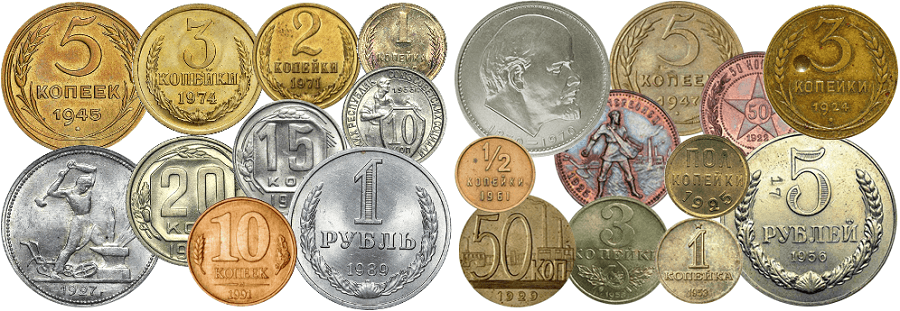
#> input picture task_11/img.png, 900 x 311 px, found by its file name
$ jupyter execute match_template.ipynb
#> lines starting #> are read from the running program, lines starting #| are printed output that depends on the picture
[cell 1]
import cv2 as cv
import numpy as np
import random

[cell 2]
img = cv.imread("img.png")
#> img is the input picture: shape (311, 900, 3); mean B, G, R 137, 164.9, 177.9
img = cv.resize(img, (int(img.shape[1] * 0.6), int(img.shape[0] * 0.6)))
#> img: shape (186, 540, 3)
template = cv.imread("template.png")
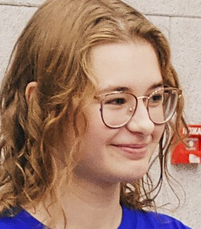
#> input picture task_14/template.png, 201 x 229 px
#> template is the input picture: shape (229, 201, 3); mean B, G, R 110.2, 127.6, 162.4
template = cv.resize(template, (int(template.shape[1] * 0.6), int(template.shape[0] * 0.6)))
#> template: shape (137, 120, 3)

[cell 3]
noise = 0
noise_changed = False
result_of_ch = np.copy(img)
result_of_matching = np.copy(img)
rotated_img = np.copy(img)
bright_size = 10
contrast_size = 10
angle_size = 0.0
scale_size = 1.0
point_list=list()
point_list.append((0, 0))
point_list.append((img.shape[1], 0))
point_list.append((img.shape[1], img.shape[0]))
point_list.append((0, img.shape[0]))
point_for_change = 0

[cell 4]
def update():
    global noise
    global noise_changed
    global result_of_ch
    global rotated_img
    global result_of_matching
    height, width = img.shape[:2]
    center = (width / 2, height / 2)
    if noise_changed:
        img_tmp = np.float64(img)
        noise_pic = np.copy(img_tmp)
        for i in range(img_tmp.shape[0]):
            for j in range(img_tmp.shape[1]):
                noise_val = random.randint(-noise, noise)
                noise_pic[i][j] = img_tmp[i][j] + noise_val
        result_of_ch = np.uint8(np.clip(noise_pic, 0, 255))
        noise_changed = False
    rotated_img = result_of_ch.copy()
    change_brightness(bright_size)
    change_contrast(contrast_size)
    rotate_matrix = cv.getRotationMatrix2D(center, angle_size, scale_size)
    rotated_img = cv.warpAffine(rotated_img, rotate_matrix, (width, height))
    matrix = cv.getPerspectiveTransform( np.float32([[0, 0], [img.shape[1], 0], [img.shape[1], img.shape[0]], [0, img.shape[0]]]), \
         np.float32(point_list))
    rotated_img = cv.warpPerspective(rotated_img, matrix, (img.shape[1], img.shape[0]), cv.INTER_CUBIC, borderMode = cv.BORDER_CONSTANT, borderValue = (0, 0, 0))

    imageGray = cv.cvtColor(rotated_img, cv.COLOR_BGR2GRAY)
    templateGray = cv.cvtColor(template, cv.COLOR_BGR2GRAY)
    result = cv.matchTemplate(imageGray, templateGray, cv.TM_CCOEFF_NORMED)
    (minVal, maxVal, minLoc, maxLoc) = cv.minMaxLoc(result)
    (startX, startY) = maxLoc
    endX = startX + template.shape[1]
    endY = startY + template.shape[0]
    result_of_matching = cv.rectangle(rotated_img, (startX, startY), (endX, endY), (255, 0, 0), 3)
    cv.imshow("result", result_of_matching)

def change_noise(val):
    global noise
    global noise_changed
    noise_changed = True
    noise = val
    update()

def change_brightness( brightness):
    global rotated_img
    if brightness != 0:
        rotated_img = cv.addWeighted(rotated_img, (255 - brightness) / 255, rotated_img, 0, brightness)

def change_contrast(contrast):
    global rotated_img
    if contrast != 0:
        f = 131 * (contrast + 127) / (127 * (131 - contrast))
        rotated_img = cv.addWeighted(rotated_img, f, rotated_img, 0, 127 * (1 - f))


def change_brightness_size(val):
    global bright_size
    bright_size = val
    update()


def change_contrast_size(val):
    global contrast_size
    contrast_size = val
    update()


def change_rotate_angle(val):
    global angle_size
    angle_size = val
    update()


def change_rotate_scale(val):
    global scale_size
    if val > 0:
        scale_size = val / 10.0
        update()


def change_point_for_changing(val):
    global point_for_change
    point_for_change = val


def change_point_x_val(val):
    global point_list
    _, old_y = point_list[point_for_change]
    point_list[point_for_change] = (val, old_y)
    update()


def change_point_y_val(val):
    global point_list
    old_x, _ = point_list[point_for_change]
    point_list[point_for_change] = (old_x, val)
    update()

[cell 5]
cv.namedWindow('Control')
cv.createTrackbar('noise', 'Control', 0, 255, change_noise)
#> slider 'noise' is set to 85
cv.createTrackbar('contrast', 'Control', 0, 128, change_contrast_size)
#> slider 'contrast' is set to 42
cv.createTrackbar('brightness', 'Control', 0, 255, change_brightness_size)
#> slider 'brightness' is set to 85
cv.createTrackbar('Angle', 'Control', 0, 90, change_rotate_angle)
#> slider 'Angle' is set to 30
cv.createTrackbar('Scale', 'Control', 10, 100, change_rotate_scale)
cv.createTrackbar('Point', 'Control', 0, 3, change_point_for_changing)
#> slider 'Point' is set to 1
cv.createTrackbar('X', 'Control', 0, img.shape[1] - 1, change_point_x_val)
#> slider 'X' is set to 100
cv.createTrackbar('Y', 'Control', 0, img.shape[0] - 1, change_point_y_val)
#> slider 'Y' is set to 61
cv.waitKey(0)
#> after the loop in update, `for i in range(img_tmp.shape[0]):`:
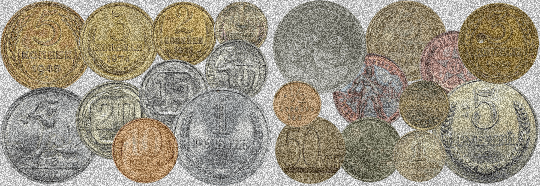
#> noise_pic: shape (186, 540, 3) float64; mean B, G, R 136.6, 164.5, 177.5; drawn with min black and max white
#> in update, `result_of_ch = np.uint8(np.clip(noise_pic, 0, 255))`:
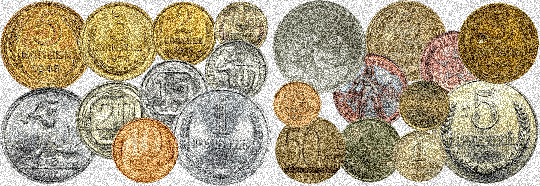
#> result_of_ch: shape (186, 540, 3); mean B, G, R 133.9, 160.5, 172.6
#> in update, `templateGray = cv.cvtColor(template, cv.COLOR_BGR2GRAY)`:
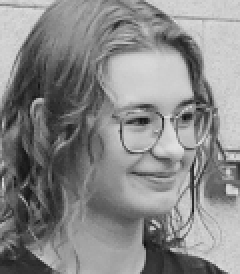
#> templateGray: shape (137, 120) (shown 2 times larger); min 11, max 225, mean 135.9
#> in update, `(minVal, maxVal, minLoc, maxLoc) = cv.minMaxLoc(result)`: minVal = -0.192; maxVal = 0.146; minLoc = (255, 46); maxLoc = (155, 0)
#> in update, `(startX, startY) = maxLoc`: startX = 155; startY = 0
#> in update, `endX = startX + template.shape[1]`: endX = 275
#> in update, `endY = startY + template.shape[0]`: endY = 137
#> in update (call 2), `imageGray = cv.cvtColor(rotated_img, cv.COLOR_BGR2GRAY)`:
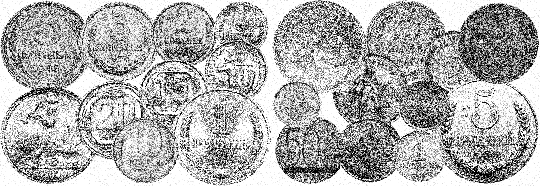
#> imageGray: shape (186, 540); min 0, max 255, mean 175.2
#> in update (call 2), `(minVal, maxVal, minLoc, maxLoc) = cv.minMaxLoc(result)`: minVal = -0.171; maxVal = 0.132; maxLoc = (154, 0)
#> in update (call 2), `(startX, startY) = maxLoc`: startX = 154
#> in update (call 2), `endX = startX + template.shape[1]`: endX = 274
#> in update (call 2), `result_of_matching = cv.rectangle(rotated_img, (startX, startY), (endX..`:
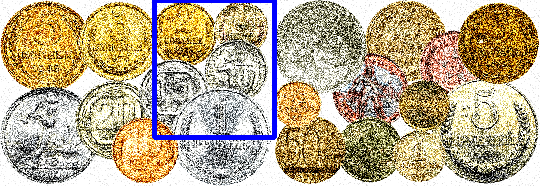
#> result_of_matching: shape (186, 540, 3); mean B, G, R 140.7, 169.9, 184.9
#> call 3 of change_brightness, with brightness = 85
#> in change_brightness (call 3), `rotated_img = cv.addWeighted(rotated_img, (255 - brightness) / 255, ro..`:
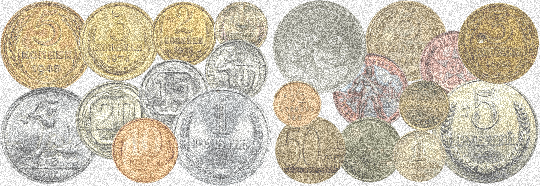
#> rotated_img: shape (186, 540, 3); mean B, G, R 174.3, 192, 200.1
#> in update (call 3), `imageGray = cv.cvtColor(rotated_img, cv.COLOR_BGR2GRAY)`:
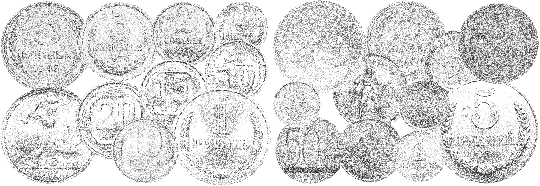
#> imageGray: shape (186, 540); min 45, max 255, mean 217.9
#> in update (call 3), `result = cv.matchTemplate(imageGray, templateGray, cv.TM_CCOEFF_NORMED)`:
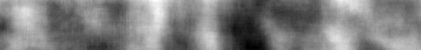
#> result: shape (50, 421) float32; min -0.147, max 0.118, mean -0.0149; drawn with min black and max white
#> in update (call 3), `(minVal, maxVal, minLoc, maxLoc) = cv.minMaxLoc(result)`: minVal = -0.147; maxVal = 0.118; minLoc = (247, 47)
#> in update (call 3), `result_of_matching = cv.rectangle(rotated_img, (startX, startY), (endX..`:
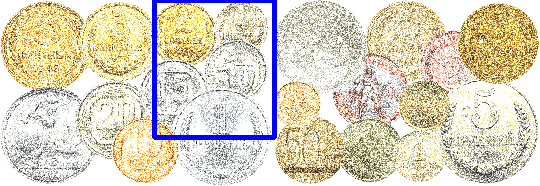
#> result_of_matching: shape (186, 540, 3); mean B, G, R 193.7, 212.7, 221.3
